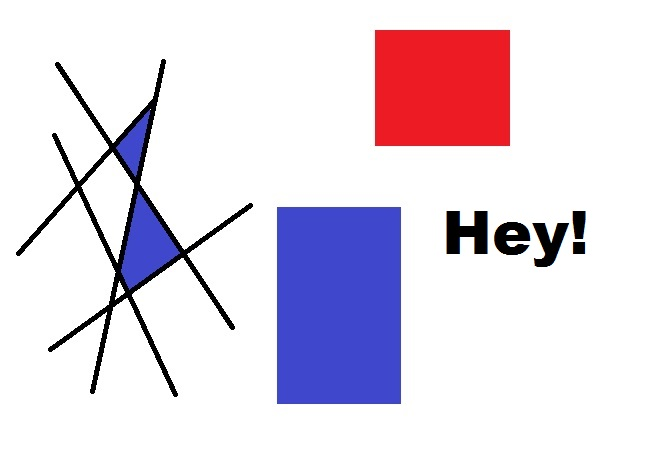
#> input picture assets/opencv-corner-detection-sample.jpg, 653 x 457 px
$ python 13-corners.py
#> lines starting #> are read from the running program, lines starting #| are printed output that depends on the picture; after the words box and inside, x2 and y2 are one past the last pixel; in counts of white or black regions, pixels touching at a corner belong together
import cv2
import numpy as np
import matplotlib.pyplot as plt

img = cv2.imread('assets/opencv-corner-detection-sample.jpg')
#> img is the input picture: shape (457, 653, 3); mean B, G, R 229.7, 216.9, 227
gray = cv2.cvtColor(img, cv2.COLOR_BGR2GRAY)
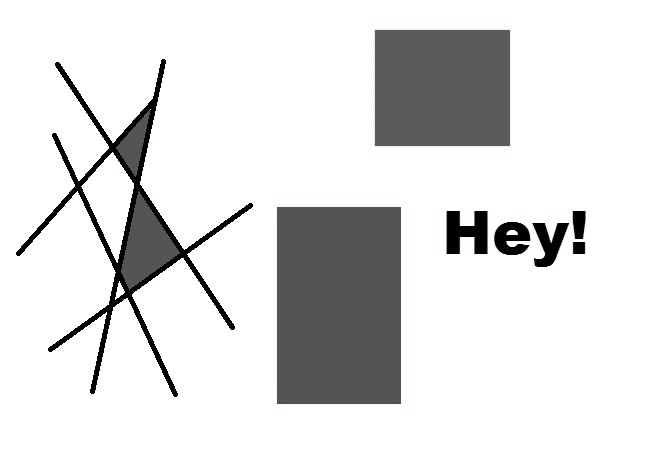
#> gray: shape (457, 653); min 0, max 255, mean 221.4
gray = np.float32(gray)

corners = cv2.goodFeaturesToTrack(gray, 100, 0.01, 10)
#> corners = 100 rows, first 8: [112, 153], [77, 191], [568, 223], [516, 233], [127, 298], [78, 180], [112, 142], [534, 258]
corners = np.int0(corners)

for corner in corners:
    x,y = corner.ravel()
    cv2.circle(img,(x,y),3,255,-1)
#> this loop made 100 passes
#> (x, y) on passes 1 to 12: (112, 153), (77, 191), (568, 223), (516, 233), (127, 298), (78, 180), (112, 142), (534, 258), (188, 254), (533, 223), (528, 245), (507, 242)
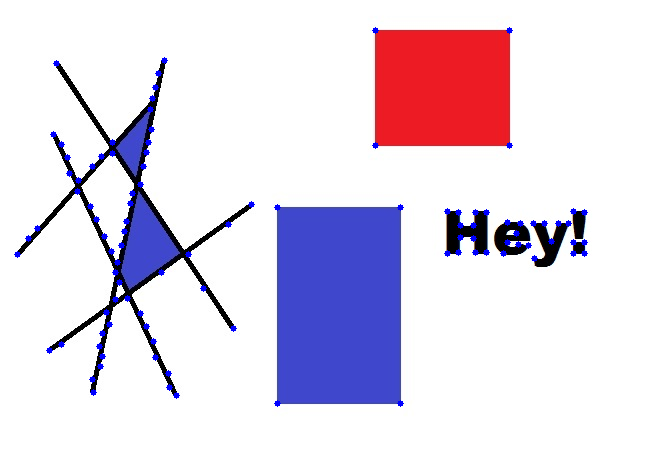
#> img: shape (457, 653, 3); 0.97% of pixels changed, all inside (x1, y1, x2, y2) = (14, 27, 588, 407)

cv2.imshow("corners",img)
cv2.waitKey(0)
cv2.destroyAllWindows()

$ run again, with assets/A_template.jpg copied over assets/opencv-corner-detection-sample.jpg
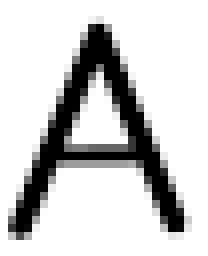
#> input picture assets/A_template.jpg, 26 x 32 px (shown 8 times larger)
#> img is the input picture: shape (32, 26, 3); min 0, max 255, mean 204.6
#> corners = [[9, 17], [22, 28], [12, 3], [2, 29]]
#> the loop `for corner in corners:` made 4 passes
#> after the loop `for corner in corners:`:
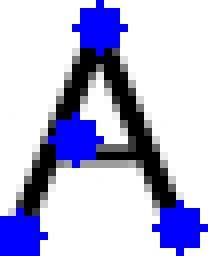
#> img: shape (32, 26, 3) (shown 8 times larger); 13.7% of pixels changed, all inside (x1, y1, x2, y2) = (0, 0, 26, 32)
